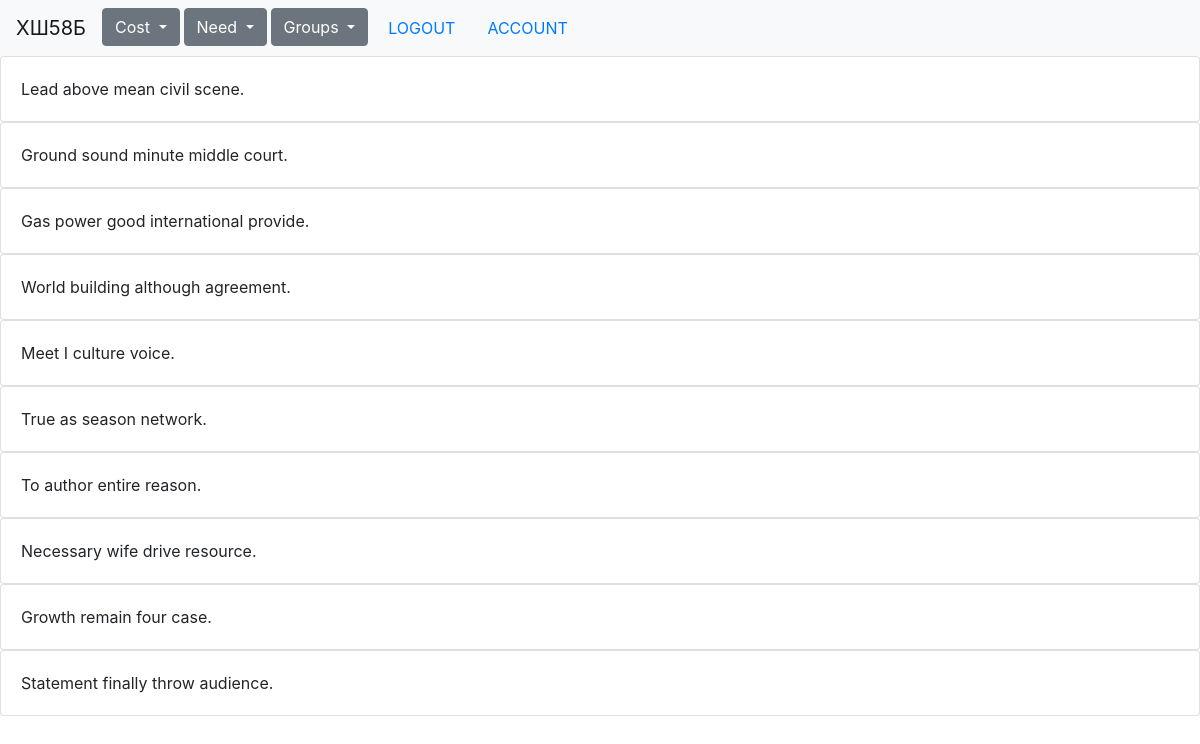
The page /view_all (signed in) on the database its author committed.
### main_app/models.py (models this page shows, shortened)
class Needs(db.Model):
    __tablename__ = 'needs'
    id = db.Column(db.Integer, primary_key=True)
    text = db.Column(db.Text)
    done = db.Column(db.Boolean, default=False)
    group_id = db.Column(db.Integer, db.ForeignKey('groups.id'))
    who_posted = db.Column(db.Integer, db.ForeignKey('users.id'))

### main_app/needs/views.py (the view)
@needs.route('/view_all')
@login_required
def view_all():
    user_groups = CostGroup.query.filter_by(user_id=current_user.id).all()
    result_query = None
    for g in user_groups:
        need_of_group = db.session.query(Needs).filter_by(group_id=g.group_id)
        if result_query is None:
            result_query = need_of_group
        else:
            result_query = result_query.union(need_of_group)
    return render_template('view_needs.html', result_query=result_query)

### main_app/core/__init__.py (called while the page is built)
@core.app_context_processor
def inject_permissions():
    return dict(Permission=Permission)

### main_app/costs/__init__.py (called while the page is built)
@costs.app_context_processor
def inject_permissions():
    return dict(Permission=Permission)

### main_app/groups/__init__.py (called while the page is built)
@groups.app_context_processor
def inject_permissions():
    return dict(Permission=Permission)

### main_app/models.py (called while the page is built)
@login_manager.user_loader
def load_user(user_id):
    return User.query.get(user_id)

### main_app/needs/__init__.py (called while the page is built)
@needs.app_context_processor
def inject_permissions():
    return dict(Permission=Permission)

### main_app/users/__init__.py (called while the page is built)
@users.app_context_processor
def inject_permissions():
    return dict(Permission=Permission)

### main_app/users/views.py (called while the page is built)
@users.before_app_request
def before_request():
    if current_user.is_authenticated:
        if not current_user.confirmed \
                and request.endpoint \
                and request.endpoint[:6] != 'users.' \
                and request.endpoint != 'users.confirm':
            return redirect(url_for('users.unconfirmed'))

### main_app/templates/view_needs.html
{% extends 'base.html' %}
{% block content %}
    {% for n in result_query %}
 <div class="card">
                    <div class="card-body">
                        {{ n.text }}
                  </div>
            </div>
    {% endfor %}
{% endblock %}

### rows shown on the page
Needs: text "Lead above mean civil scene."
Needs: text "Ground sound minute middle court."
Needs: text "Gas power good international provide."
Needs: text "World building although agreement."
Needs: text "Meet I culture voice."
Needs: text "True as season network."
Needs: text "To author entire reason."
Needs: text "Necessary wife drive resource."
Needs: text "Growth remain four case."
Needs: text "Statement finally throw audience."
